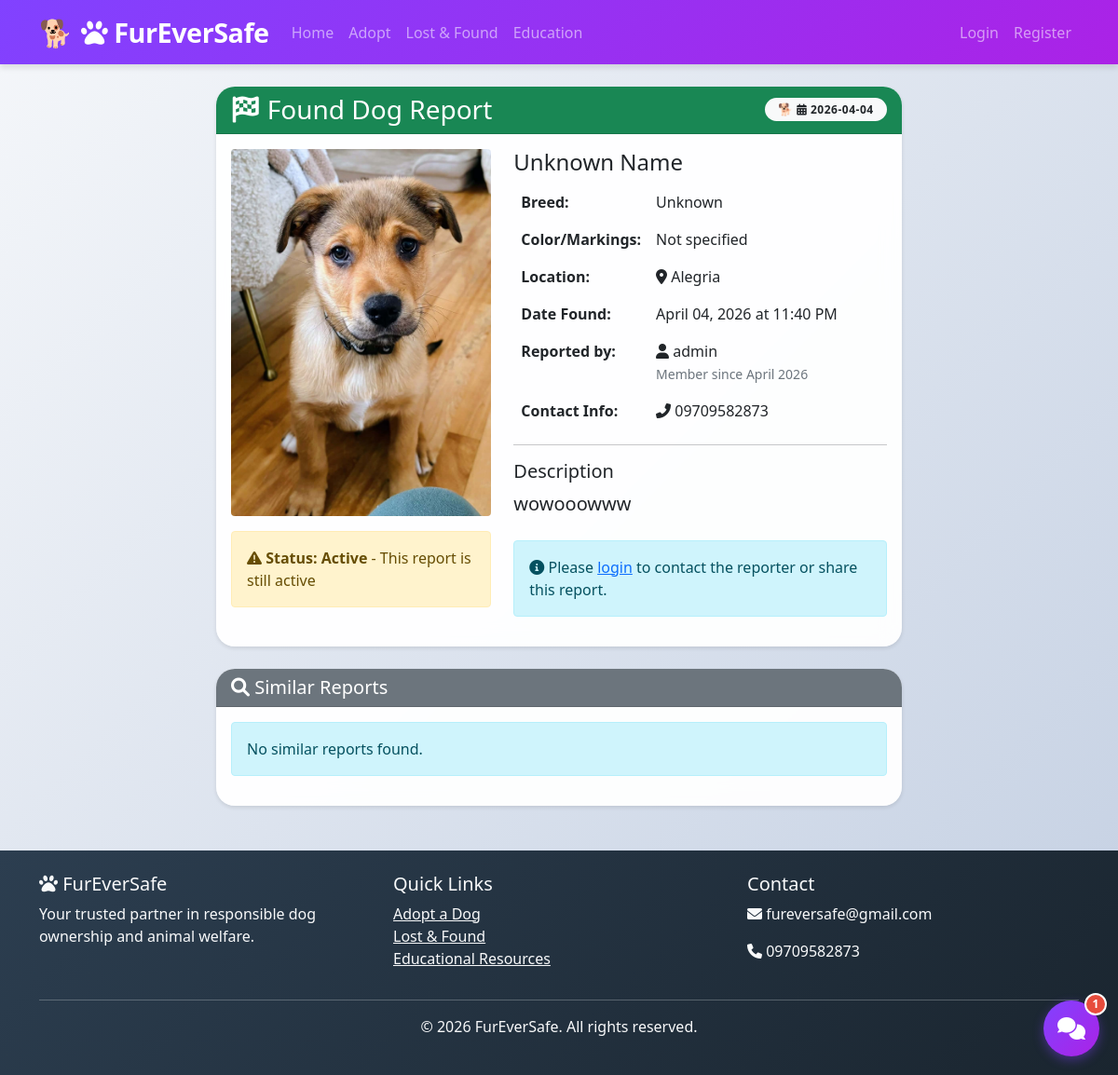
Page /lost-found/3 on the committed database.
### models.py (models this page shows, shortened)
class LostFound(db.Model):
    id = db.Column(db.Integer, primary_key=True)
    type = db.Column(db.String(20), nullable=False)  # lost, found
    dog_name = db.Column(db.String(100))
    breed = db.Column(db.String(100))
    color = db.Column(db.String(100))
    location = db.Column(db.String(200), nullable=False)
    date_seen = db.Column(db.DateTime, nullable=False)
    description = db.Column(db.Text)
    photo = db.Column(db.String(200))
    contact_info = db.Column(db.String(200))
    status = db.Column(db.String(50), default='active')  # active, resolved
    reporter_id = db.Column(db.Integer, db.ForeignKey('user.id'), nullable=False)
    created_at = db.Column(db.DateTime, default=datetime.utcnow)

class User(UserMixin, db.Model):
    id = db.Column(db.Integer, primary_key=True)
    username = db.Column(db.String(80), unique=True, nullable=False)
    email = db.Column(db.String(120), unique=True, nullable=False)
    password_hash = db.Column(db.String(200), nullable=False)
    user_type = db.Column(db.String(50), default='owner')  # owner, shelter, vet
    is_approved = db.Column(db.Boolean, default=False)  # New field for approval
    approved_by = db.Column(db.Integer, db.ForeignKey('user.id'), nullable=True)  # Who approved
    approved_at = db.Column(db.DateTime, nullable=True)
    created_at = db.Column(db.DateTime, default=datetime.utcnow)
    dogs = db.relationship('Dog', backref='owner', lazy=True)
    adoption_applications = db.relationship('AdoptionApplication', backref='applicant', lazy=True)
    lost_found_reports = db.relationship('LostFound', backref='reporter', lazy=True)
    approved_by_user = db.relationship('User', remote_side=[id], backref='approved_users')

### app.py (the view)
@app.route('/lost-found/<int:report_id>')
def view_report(report_id):
    report = LostFound.query.get_or_404(report_id)
    return render_template('lost_found/details.html', report=report)

### templates/lost_found/details.html (shortened to what this page needs)
{% extends "base.html" %}
{% block content %}
<div class="container mt-4">
    <div class="row">
        <div class="col-md-8 mx-auto">
            <div class="card mb-4">
                <div class="card-header {% if report.type == 'lost' %}bg-danger{% else %}bg-success{% endif %} text-white">
                    <div class="d-flex justify-content-between align-items-center">
                        <h3 class="mb-0">
                            <i class="fas fa-{% if report.type == 'lost' %}search{% else %}flag-checkered{% endif %}"></i>
                            {{ 'Lost Dog Report' if report.type == 'lost' else 'Found Dog Report' }}
                        </h3>
                        <span class="badge bg-light text-dark">
                            <i class="fas fa-calendar-alt"></i> {{ report.created_at.strftime('%Y-%m-%d') }}
                        </span>
                    </div>
                </div>
                <div class="card-body">
                    <div class="row">
                        <div class="col-md-5">
                            {% if report.photo %}
                            <img src="{{ url_for('static', filename='uploads/' + report.photo) }}"
                                 class="img-fluid rounded"
                                 alt="Dog Photo"
                                 style="width: 100%; object-fit: cover;">
                            {% else %}
                            <div class="text-center p-5 bg-light rounded">
                                <i class="fas fa-dog fa-5x text-muted"></i>
                                <p class="mt-2 text-muted">No photo available</p>
                            </div>
                            {% endif %}
                            <div class="mt-3">
                                {% if report.status == 'active' %}
                                <div class="alert alert-warning">
                                    <i class="fas fa-exclamation-triangle"></i>
                                    <strong>Status: Active</strong> - This report is still active
                                </div>
                                {% else %}
                                <div class="alert alert-success">
                                    <i class="fas fa-check-circle"></i>
                                    <strong>Status: Resolved</strong> - This case has been resolved
                                </div>
                                {% endif %}
                            </div>
                        </div>
                        <div class="col-md-7">
                            <h4>{{ report.dog_name or 'Unknown Name' }}</h4>
                            <table class="table table-borderless">
                                <tr>
                                    <td width="35%"><strong>Breed:</strong></td>
                                    <td>{{ report.breed or 'Unknown' }}</td>
                                </tr>
                                <tr>
                                    <td><strong>Color/Markings:</strong></td>
                                    <td>{{ report.color or 'Not specified' }}</td>
                                </tr>
                                <tr>
                                    <td><strong>Location:</strong></td>
                                    <td><i class="fas fa-map-marker-alt"></i> {{ report.location }}</td>
                                </tr>
                                <tr>
                                    <td><strong>Date {{ 'Lost' if report.type == 'lost' else 'Found' }}:</strong></td>
                                    <td>{{ report.date_seen.strftime('%B %d, %Y at %I:%M %p') }}</td>
                                </tr>
                                <tr>
                                    <td><strong>Reported by:</strong></td>
                                    <td>
                                        <i class="fas fa-user"></i> {{ report.reporter.username }}
                                        <br>
                                        <small class="text-muted">Member since {{ report.reporter.created_at.strftime('%B %Y') }}</small>
                                    </td>
                                </tr>
                                {% if report.contact_info %}
                                <tr>
                                    <td><strong>Contact Info:</strong></td>
                                    <td>
                                        <i class="fas fa-phone-alt"></i> {{ report.contact_info }}
                                    </td>
                                </tr>
                                {% endif %}
                            </table>
                            <hr>
                            <h5>Description</h5>
                            <p class="lead">{{ report.description }}</p>
                            <div class="mt-4">
                                {% if report.status == 'active' %}
                                    {% if current_user.is_authenticated %}
                                        <button class="btn btn-primary" onclick="shareReport()">
                                            <i class="fas fa-share-alt"></i> Share Report
                                        </button>
                                        {% if current_user.id == report.reporter_id or current_user.user_type in ['shelter', 'vet'] %}
                                            <button class="btn btn-success" onclick="resolveReport({{ report.id }})">
                                                <i class="fas fa-check-circle"></i> Mark as Resolved
                                            </button>
                                        {% endif %}
                                        {% if report.type == 'found' %}
                                            <button class="btn btn-info" data-bs-toggle="modal" data-bs-target="#contactModal">
                                                <i class="fas fa-envelope"></i> Contact Reporter
                                            </button>
                                        {% endif %}
                                    {% else %}
                                        <div class="alert alert-info">
                                            <i class="fas fa-info-circle"></i>
                                            Please <a href="{{ url_for('login') }}">login</a> to contact the reporter or share this report.
                                        </div>
                                    {% endif %}
                                {% endif %}
                            </div>
                        </div>
                    </div>
                </div>
            </div>
            <div class="card">
                <div class="card-header bg-secondary text-white">
                    <h5 class="mb-0"><i class="fas fa-search"></i> Similar Reports</h5>
                </div>
                <div class="card-body">
                    <div id="similar-reports">
                    </div>
                </div>
            </div>
        </div>
    </div>
</div>
{% endblock %}

### static/css/style.css (style rules this page uses)
:root { --primary-color: #8142ff; --primary-dark: #ab22e6; --primary-light: #FFB366; --secondary-color: #4A90E2; --success-color: #2ECC71; --danger-color: #E74C3C; --warning-color: #F39C12; --info-color: #3498DB; --dark-color: #2C3E50; --light-color: #ECF0F1; --gray-color: #95A5A6; --shadow-sm: 0 2px 4px rgba(0,0,0,0.1); --shadow-md: 0 4px 6px rgba(0,0,0,0.1); --shadow-lg: 0 10px 15px rgba(0,0,0,0.1); --shadow-xl: 0 20px 25px -5px rgba(0,0,0,0.1); }
* { margin: 0; padding: 0; box-sizing: border-box; }
body { font-family: 'Poppins', 'Segoe UI', Tahoma, Geneva, Verdana, sans-serif; background: linear-gradient(135deg, #f5f7fa 0%, #c3cfe2 100%); min-height: 100vh; display: flex; flex-direction: column; position: relative; }
.card { background: rgba(255, 255, 255, 0.95); backdrop-filter: blur(10px); border: none; border-radius: 20px; transition: all 0.3s cubic-bezier(0.4, 0, 0.2, 1); box-shadow: var(--shadow-sm); overflow: hidden; position: relative; }
.badge { padding: 0.5em 1.2em; font-size: 0.75rem; font-weight: 600; border-radius: 50px; letter-spacing: 0.5px; transition: all 0.3s ease; }
.badge::before { content: '🐕 '; font-size: 0.8rem; }
html { scroll-behavior: smooth; }

### rows in the picture
LostFound: type "Found Dog Report", created_at "2026-04-04", photo (picture), dog_name "Unknown Name", breed "Unknown", color "Not specified", location "Alegria", type "Found", date_seen "April 04, 2026 at 11:40 PM", contact_info "09709582873", description "wowooowww"
User: reporter.username "admin", reporter.created_at "April 2026"
